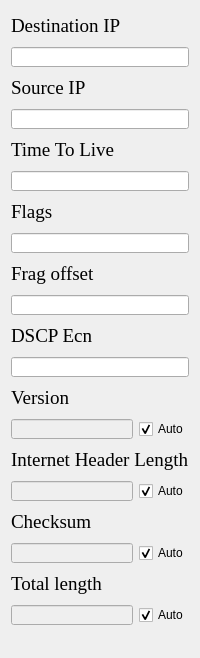
               <widget class="QWidget" name="ip4ScrollAreaWidgetContents">
                <property name="geometry">
                 <rect>
                  <x>0</x>
                  <y>0</y>
                  <width>196</width>
                  <height>658</height>
                 </rect>
                </property>
                <property name="minimumSize">
                 <size>
                  <width>0</width>
                  <height>0</height>
                 </size>
                </property>
                <layout class="QVBoxLayout" name="verticalLayout">
                 <item>
                  <widget class="QLabel" name="ip4DstIPLabel">
                   <property name="minimumSize">
                    <size>
                     <width>0</width>
                     <height>30</height>
                    </size>
                   </property>
                   <property name="font">
                    <font>
                     <family>Times New Roman</family>
                     <pointsize>14</pointsize>
                    </font>
                   </property>
                   <property name="text">
                    <string>Destination IP</string>
                   </property>
                  </widget>
                 </item>
                 <item>
                  <widget class="QLineEdit" name="ip4DstIPLineEdit">
                   <property name="sizePolicy">
                    <sizepolicy hsizetype="Expanding" vsizetype="Minimum">
                     <horstretch>0</horstretch>
                     <verstretch>0</verstretch>
                    </sizepolicy>
                   </property>
                   <property name="minimumSize">
                    <size>
                     <width>0</width>
                     <height>20</height>
                    </size>
                   </property>
                   <property name="maximumSize">
                    <size>
                     <width>300</width>
                     <height>40</height>
                    </size>
                   </property>
                   <property name="font">
                    <font>
                     <family>Times New Roman</family>
                    </font>
                   </property>
                  </widget>
                 </item>
                 <item>
                  <widget class="QLabel" name="ip4SrcIPLabel">
                   <property name="minimumSize">
                    <size>
                     <width>0</width>
                     <height>30</height>
                    </size>
                   </property>
                   <property name="font">
                    <font>
                     <family>Times New Roman</family>
                     <pointsize>14</pointsize>
                    </font>
                   </property>
                   <property name="text">
                    <string>Source IP</string>
                   </property>
                  </widget>
                 </item>
                 <item>
                  <widget class="QLineEdit" name="ip4SrcIPLineEdit">
                   <property name="sizePolicy">
                    <sizepolicy hsizetype="Expanding" vsizetype="Minimum">
                     <horstretch>0</horstretch>
                     <verstretch>0</verstretch>
                    </sizepolicy>
                   </property>
                   <property name="minimumSize">
                    <size>
                     <width>0</width>
                     <height>20</height>
                    </size>
                   </property>
                   <property name="maximumSize">
                    <size>
                     <width>300</width>
                     <height>40</height>
                    </size>
                   </property>
                   <property name="font">
                    <font>
                     <family>Times New Roman</family>
                    </font>
                   </property>
                  </widget>
                 </item>
                 <item>
                  <widget class="QLabel" name="ip4TTLLabel">
                   <property name="minimumSize">
                    <size>
                     <width>0</width>
                     <height>30</height>
                    </size>
                   </property>
                   <property name="font">
                    <font>
                     <family>Times New Roman</family>
                     <pointsize>14</pointsize>
                    </font>
                   </property>
                   <property name="text">
                    <string>Time To Live</string>
                   </property>
                  </widget>
                 </item>
                 <item>
                  <widget class="QLineEdit" name="ip4TTLLineEdit">
                   <property name="sizePolicy">
                    <sizepolicy hsizetype="Expanding" vsizetype="Minimum">
                     <horstretch>0</horstretch>
                     <verstretch>0</verstretch>
                    </sizepolicy>
                   </property>
                   <property name="minimumSize">
                    <size>
                     <width>0</width>
                     <height>20</height>
                    </size>
                   </property>
                   <property name="maximumSize">
                    <size>
                     <width>300</width>
                     <height>40</height>
                    </size>
                   </property>
                   <property name="font">
                    <font>
                     <family>Times New Roman</family>
                    </font>
                   </property>
                  </widget>
                 </item>
                 <item>
                  <widget class="QLabel" name="ip4FlagLabel">
                   <property name="minimumSize">
                    <size>
                     <width>0</width>
                     <height>30</height>
                    </size>
                   </property>
                   <property name="font">
                    <font>
                     <family>Times New Roman</family>
                     <pointsize>14</pointsize>
                    </font>
                   </property>
                   <property name="text">
                    <string>Flags</string>
                   </property>
                  </widget>
                 </item>
                 <item>
                  <widget class="QLineEdit" name="ip4FlagLineEdit">
                   <property name="sizePolicy">
                    <sizepolicy hsizetype="Expanding" vsizetype="Minimum">
                     <horstretch>0</horstretch>
                     <verstretch>0</verstretch>
                    </sizepolicy>
                   </property>
                   <property name="minimumSize">
                    <size>
                     <width>0</width>
                     <height>20</height>
                    </size>
                   </property>
                   <property name="maximumSize">
                    <size>
                     <width>300</width>
                     <height>40</height>
                    </size>
                   </property>
                   <property name="font">
                    <font>
                     <family>Times New Roman</family>
                    </font>
                   </property>
                  </widget>
                 </item>
                 <item>
                  <widget class="QLabel" name="ip4FragOffLabel">
                   <property name="minimumSize">
                    <size>
                     <width>0</width>
                     <height>30</height>
                    </size>
                   </property>
                   <property name="font">
                    <font>
                     <family>Times New Roman</family>
                     <pointsize>14</pointsize>
                    </font>
                   </property>
                   <property name="text">
                    <string>Frag offset</string>
                   </property>
                  </widget>
                 </item>
                 <item>
                  <widget class="QLineEdit" name="ip4FragOffLineEdit">
                   <property name="sizePolicy">
                    <sizepolicy hsizetype="Expanding" vsizetype="Minimum">
                     <horstretch>0</horstretch>
                     <verstretch>0</verstretch>
                    </sizepolicy>
                   </property>
                   <property name="minimumSize">
                    <size>
                     <width>0</width>
                     <height>20</height>
                    </size>
                   </property>
                   <property name="maximumSize">
                    <size>
                     <width>300</width>
                     <height>40</height>
                    </size>
                   </property>
                   <property name="font">
                    <font>
                     <family>Times New Roman</family>
                    </font>
                   </property>
                  </widget>
                 </item>
                 <item>
                  <widget class="QLabel" name="ip4DSCPEcnLabel">
                   <property name="minimumSize">
                    <size>
                     <width>0</width>
                     <height>30</height>
                    </size>
                   </property>
                   <property name="font">
                    <font>
                     <family>Times New Roman</family>
                     <pointsize>14</pointsize>
                    </font>
                   </property>
                   <property name="text">
                    <string>DSCP Ecn</string>
                   </property>
                  </widget>
                 </item>
                 <item>
                  <widget class="QLineEdit" name="ip4DSCPEcnLineEdit">
                   <property name="sizePolicy">
                    <sizepolicy hsizetype="Expanding" vsizetype="Minimum">
                     <horstretch>0</horstretch>
                     <verstretch>0</verstretch>
                    </sizepolicy>
                   </property>
                   <property name="minimumSize">
                    <size>
                     <width>0</width>
                     <height>20</height>
                    </size>
                   </property>
                   <property name="maximumSize">
                    <size>
                     <width>300</width>
                     <height>40</height>
                    </size>
                   </property>
                   <property name="font">
                    <font>
                     <family>Times New Roman</family>
                    </font>
                   </property>
                  </widget>
                 </item>
                 <item>
                  <widget class="QLabel" name="ip4VersionLabel">
                   <property name="minimumSize">
                    <size>
                     <width>0</width>
                     <height>30</height>
                    </size>
                   </property>
                   <property name="font">
                    <font>
                     <family>Times New Roman</family>
                     <pointsize>14</pointsize>
                    </font>
                   </property>
                   <property name="text">
                    <string>Version</string>
                   </property>
                  </widget>
                 </item>
                 <item>
                  <layout class="QHBoxLayout" name="horizontalLayout_14">
                   <item>
                    <widget class="QLineEdit" name="ip4VersionLineEdit">
                     <property name="enabled">
                      <bool>false</bool>
                     </property>
                     <property name="sizePolicy">
                      <sizepolicy hsizetype="Expanding" vsizetype="Minimum">
                       <horstretch>0</horstretch>
                       <verstretch>0</verstretch>
                      </sizepolicy>
                     </property>
                     <property name="minimumSize">
                      <size>
                       <width>0</width>
                       <height>20</height>
                      </size>
                     </property>
                     <property name="maximumSize">
                      <size>
                       <width>300</width>
                       <height>40</height>
                      </size>
                     </property>
                     <property name="font">
                      <font>
                       <family>Times New Roman</family>
                      </font>
                     </property>
                    </widget>
                   </item>
                   <item>
                    <widget class="QCheckBox" name="ip4VersionACB">
                     <property name="text">
                      <string>Auto</string>
                     </property>
                     <property name="checked">
                      <bool>true</bool>
                     </property>
                    </widget>
                   </item>
                  </layout>
                 </item>
                 <item>
                  <widget class="QLabel" name="ip4IHLLabel">
                   <property name="minimumSize">
                    <size>
                     <width>0</width>
                     <height>30</height>
                    </size>
                   </property>
                   <property name="font">
                    <font>
                     <family>Times New Roman</family>
                     <pointsize>14</pointsize>
                    </font>
                   </property>
                   <property name="text">
                    <string>Internet Header Length</string>
                   </property>
                  </widget>
                 </item>
                 <item>
                  <layout class="QHBoxLayout" name="horizontalLayout_5">
                   <item>
                    <widget class="QLineEdit" name="ip4IHLLineEdit">
                     <property name="enabled">
                      <bool>false</bool>
                     </property>
                     <property name="sizePolicy">
                      <sizepolicy hsizetype="Expanding" vsizetype="Minimum">
                       <horstretch>0</horstretch>
                       <verstretch>0</verstretch>
                      </sizepolicy>
                     </property>
                     <property name="minimumSize">
                      <size>
                       <width>0</width>
                       <height>20</height>
                      </size>
                     </property>
                     <property name="maximumSize">
                      <size>
                       <width>300</width>
                       <height>40</height>
                      </size>
                     </property>
                     <property name="font">
                      <font>
                       <family>Times New Roman</family>
                      </font>
                     </property>
                    </widget>
                   </item>
                   <item>
                    <widget class="QCheckBox" name="ip4IHLACB">
                     <property name="text">
                      <string>Auto</string>
                     </property>
                     <property name="checked">
                      <bool>true</bool>
                     </property>
                    </widget>
                   </item>
                  </layout>
                 </item>
                 <item>
                  <widget class="QLabel" name="ip4ChecksumLabel">
                   <property name="minimumSize">
                    <size>
                     <width>0</width>
                     <height>30</height>
                    </size>
                   </property>
                   <property name="font">
                    <font>
                     <family>Times New Roman</family>
                     <pointsize>14</pointsize>
                    </font>
                   </property>
                   <property name="text">
                    <string>Checksum</string>
                   </property>
                  </widget>
                 </item>
                 <item>
                  <layout class="QHBoxLayout" name="horizontalLayout_6">
                   <item>
                    <widget class="QLineEdit" name="ip4ChecksumLineEdit">
                     <property name="enabled">
                      <bool>false</bool>
                     </property>
                     <property name="sizePolicy">
                      <sizepolicy hsizetype="Expanding" vsizetype="Minimum">
                       <horstretch>0</horstretch>
                       <verstretch>0</verstretch>
                      </sizepolicy>
                     </property>
                     <property name="minimumSize">
                      <size>
                       <width>0</width>
                       <height>20</height>
                      </size>
                     </property>
                     <property name="maximumSize">
                      <size>
                       <width>300</width>
                       <height>40</height>
                      </size>
                     </property>
                     <property name="font">
                      <font>
                       <family>Times New Roman</family>
                      </font>
                     </property>
                    </widget>
                   </item>
                   <item>
                    <widget class="QCheckBox" name="ip4ChecksumACB">
                     <property name="text">
                      <string>Auto</string>
                     </property>
                     <property name="checked">
                      <bool>true</bool>
                     </property>
                    </widget>
                   </item>
                  </layout>
                 </item>
                 <item>
                  <widget class="QLabel" name="ip4TotalLenthLabel">
                   <property name="minimumSize">
                    <size>
                     <width>0</width>
                     <height>30</height>
                    </size>
                   </property>
                   <property name="font">
                    <font>
                     <family>Times New Roman</family>
                     <pointsize>14</pointsize>
                    </font>
                   </property>
                   <property name="text">
                    <string>Total length</string>
                   </property>
                  </widget>
                 </item>
                 <item>
                  <layout class="QHBoxLayout" name="horizontalLayout_7">
                   <item>
                    <widget class="QLineEdit" name="ip4TotalLenthLineEdit">
                     <property name="enabled">
                      <bool>false</bool>
                     </property>
                     <property name="sizePolicy">
                      <sizepolicy hsizetype="Expanding" vsizetype="Minimum">
                       <horstretch>0</horstretch>
                       <verstretch>0</verstretch>
                      </sizepolicy>
                     </property>
                     <property name="minimumSize">
                      <size>
                       <width>0</width>
                       <height>20</height>
                      </size>
                     </property>
                     <property name="maximumSize">
                      <size>
                       <width>300</width>
                       <height>40</height>
                      </size>
                     </property>
                     <property name="font">
                      <font>
                       <family>Times New Roman</family>
                      </font>
                     </property>
                    </widget>
                   </item>
                   <item>
                    <widget class="QCheckBox" name="ip4TotalLenthACB">
                     <property name="text">
                      <string>Auto</string>
                     </property>
                     <property name="checked">
                      <bool>true</bool>
                     </property>
                    </widget>
                   </item>
                  </layout>
                 </item>
                 <item>
                  <spacer name="verticalSpacer">
                   <property name="orientation">
                    <enum>Qt::Vertical</enum>
                   </property>
                   <property name="sizeHint" stdset="0">
                    <size>
                     <width>20</width>
                     <height>40</height>
                    </size>
                   </property>
                  </spacer>
                 </item>
                </layout>
               </widget>
